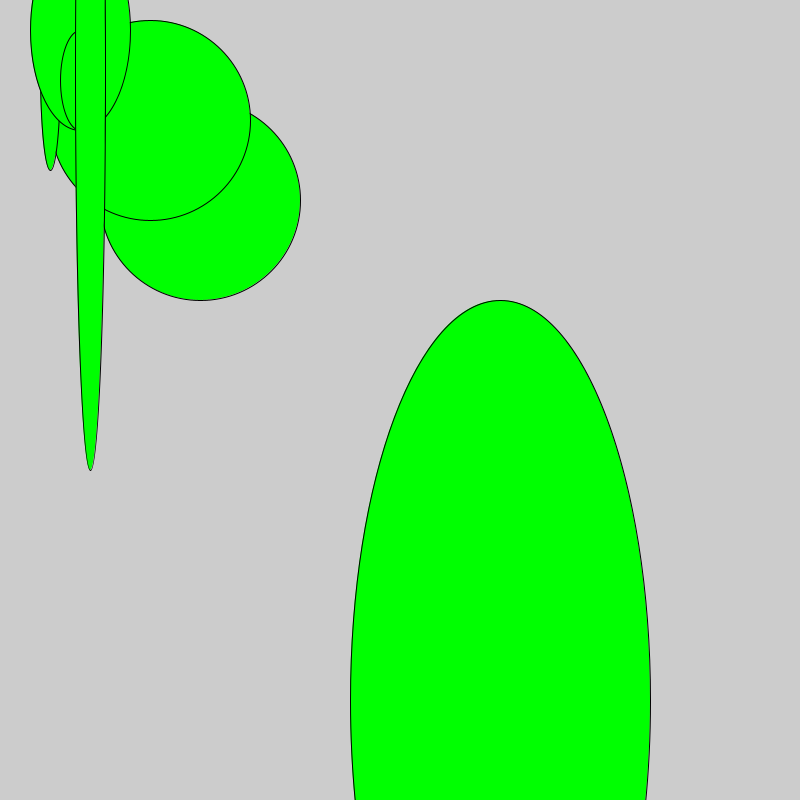
Frame 1 (no input)
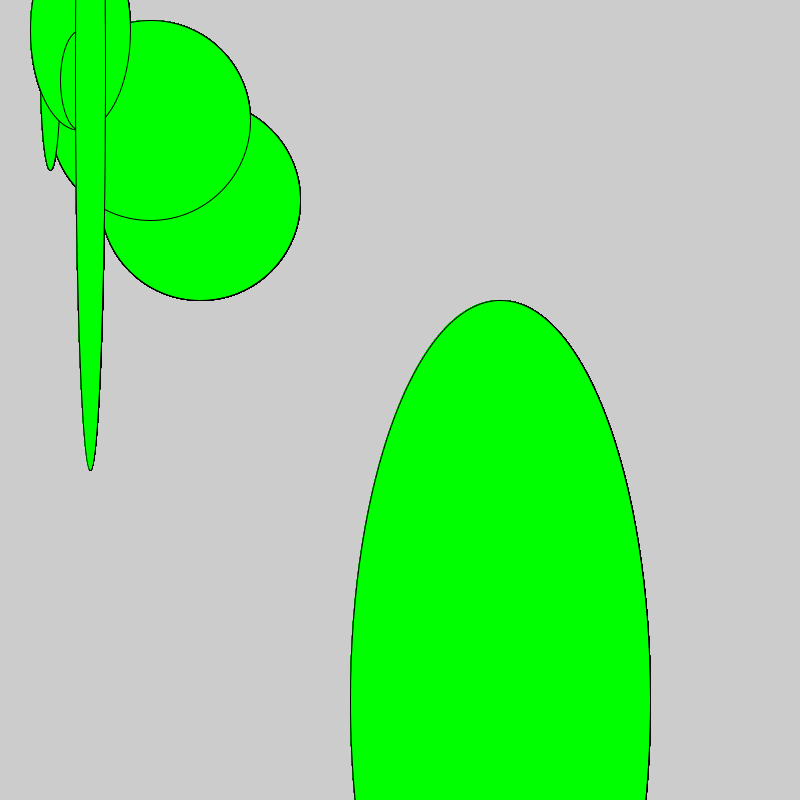
Frame 60 (the mouse pressed at the canvas centre just before this capture)
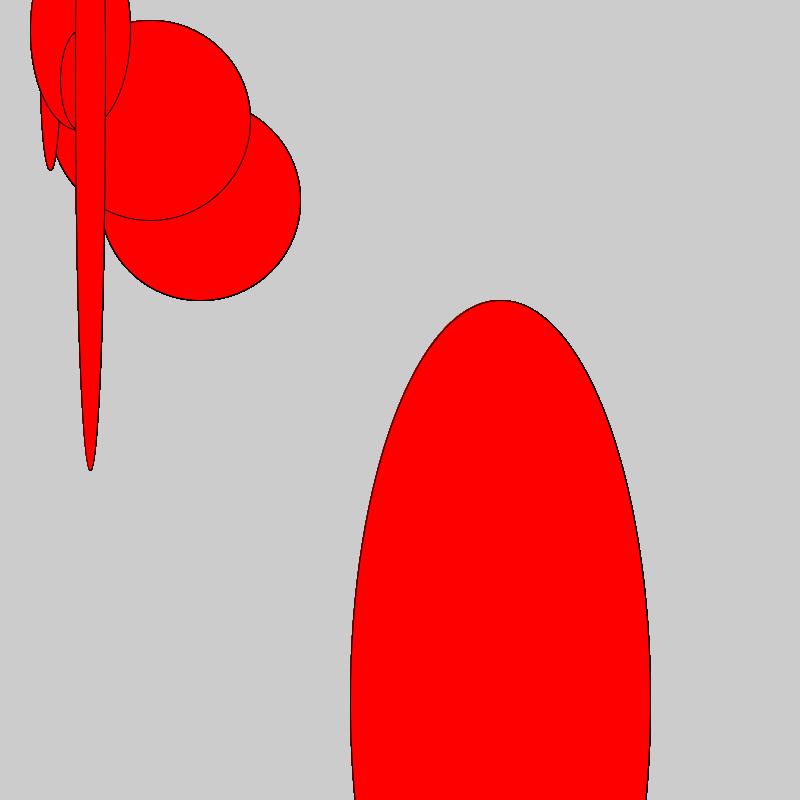
Frame 120 (the mouse held since frame 60 and released just before this capture)

The Processing sketch that drew these frames (run headless with seeded random() and noise(); from frame 60 on, the mouse is pressed at the canvas centre):

// Processing sketch: alex_sketch_1
// ── alex_sketch_1.pde
void setup(){
  
  
  size(800,800);
  
}

void draw (){

fill(#00FF01);
if(mousePressed){
  fill(#FF0000);
}
ellipse(200,200,200,200);
ellipse(150,120,200,200);
ellipse(50,70,20,200);
ellipse(80,30,100,200);
ellipse(80,80,40,100);
ellipse(90,70,30,300);
ellipse(90,70,30,800);
ellipse(500,700,300,800);
ellipse(500,999999999,100,800);
}
